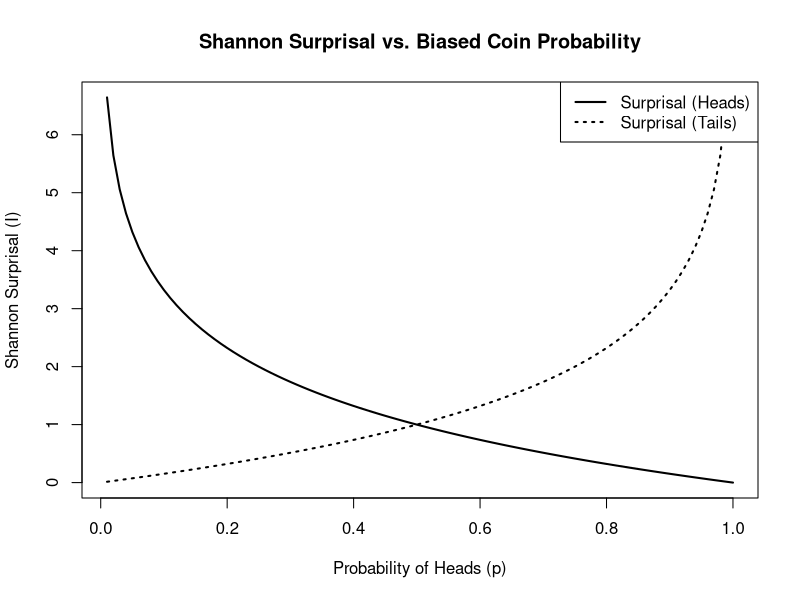

This figure's R source:
# Function to calculate surprisal for a probability p
surprisal <- function(p) {
  # Handle edge cases where p is 0 or 1 to avoid log(0) issues
  if (p == 0) {
    return(NA)  # Infinite surprisal for impossible events
  } else if (p == 1) {
    return(0)  # Zero surprisal for certain events
  } else {
    return(-log2(p))
  }
}

# Function to plot surprisal for heads and tails against biased coin
# probabilities
plot_surprisal_vs_prob <- function() {
  # Generate a sequence of probabilities from 0 to 1
  p_values <- seq(0.01, 1, by = 0.01)
  
  # Calculate the surprisal for heads (I(p)) and tails (I(1-p)) for each
  # probability
  surprisal_heads <- sapply(p_values, surprisal)
  surprisal_tails <- sapply(1 - p_values, surprisal)
  
  # Plot surprisal for heads
  plot(
    p_values,
    surprisal_heads,
    type = "l",
    xlab = "Probability of Heads (p)",
    ylab = "Shannon Surprisal (I)",
    main = "Shannon Surprisal vs. Biased Coin Probability",
    col = "black",
    lty = "solid",
    lwd = 2,
    ylim = c(0, max(
      surprisal_heads, surprisal_tails, na.rm = TRUE
    ))
  )
  
  # Add surprisal for tails to the plot
  lines(p_values,
        surprisal_tails,
        col = "black",
        lty = "dotted",
        lwd = 2)
  
  # Add a legend
  legend(
    "topright",
    legend = c("Surprisal (Heads)", "Surprisal (Tails)"),
    lty = c("solid", "dotted"),
    lwd = 2
  )
}

# Example usage to generate the plot
plot_surprisal_vs_prob()
